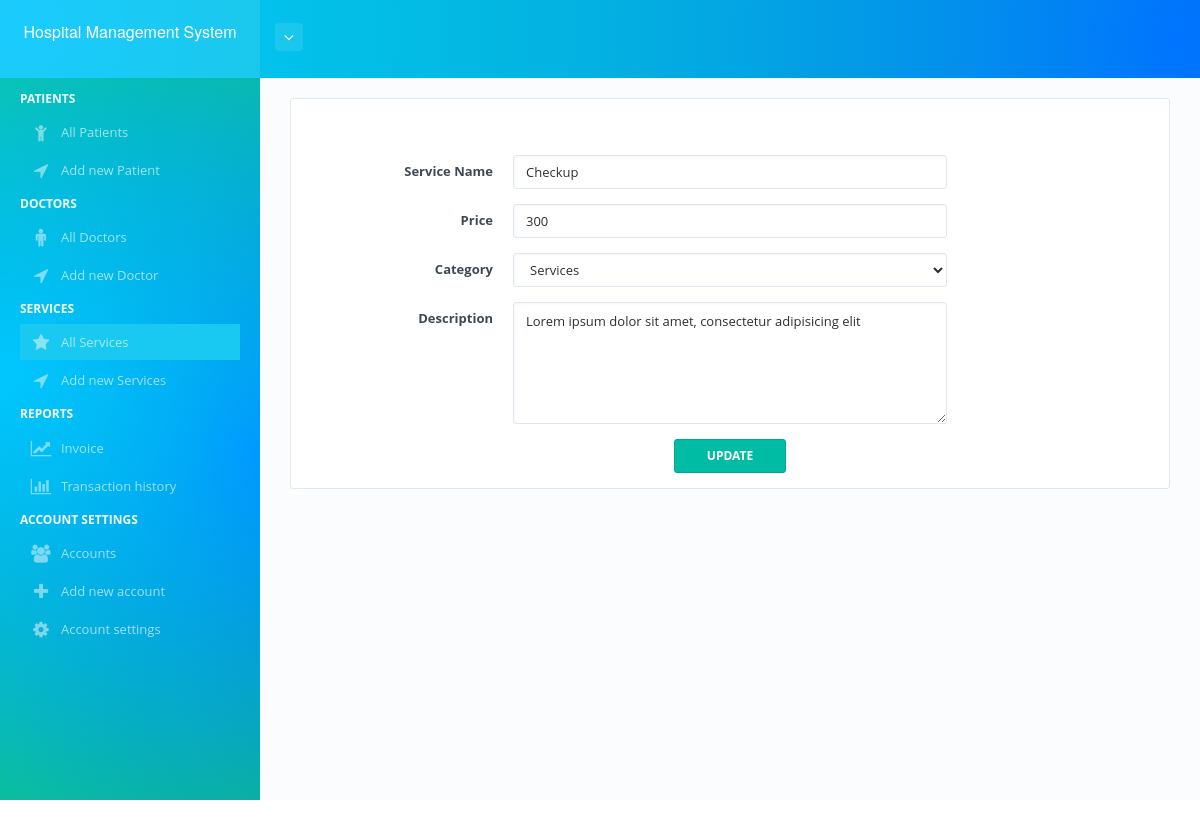
Screenshot of /edit_services.php?5&services_id=1 (signed in) with the database file from the repository.
### tables this page shows
CREATE TABLE `services` (
  `services_id` int(11) NOT NULL PRIMARY KEY AUTO_INCREMENT,
  `name` varchar(225) NOT NULL,
  `category` varchar(225) NOT NULL,
  `description` varchar(225) NOT NULL,
  `price` varchar(225) NOT NULL,
  `status` varchar(225) NOT NULL
);

### php/database.php (called while the page is built, shortened)
<?php
$conn = mysqli_connect("localhost","root","arunaritu","combine2");
$s = "SELECT * FROM ";
$w = " WHERE ";
function get($col,$sql){
	global $conn;
	$q = $conn->query($sql);
	$n = mysqli_num_rows($q);
	if($n<=0){
		return 0;
	} else {
		while($r = mysqli_fetch_array($q)){
			return $r[$col];
		}
	}
}

### edit_services.php (the view, shortened to what this page needs)
<?php
    require_once 'bones/a_assets.php';
    require_once 'bones/a_header.php';
?>
    <div id="page-content-wrapper">
        <div id="page-content">
            <div class="container">
                <div class="row">
                    <div class="col-md-12">
                        <div class="dashboard-box dashboard-box-chart bg-white content-box">
                            <br><br><br>
                            <form action="edit_services.php?5&services_id=<?php echo $services_id = $_GET['services_id']; ?>" method="post" class="form-horizontal" enctype="multipart/form-data">
                                <div class="form-group">
                                    <label class="col-sm-3 control-label">Service Name</label>
                                    <div class="col-sm-6">
                                        <input type="text" class="form-control" name="name" placeholder="Service Name" value="<?php echo get("name","$s services $w services_id='".$_GET['services_id']."'"); ?>" required>
                                    </div>
                                </div>
                                <div class="form-group">
                                    <label class="col-sm-3 control-label">Price</label>
                                    <div class="col-sm-6">
                                        <input type="number" class="form-control" name="price" placeholder="Service price per use/consume" value="<?php echo get("price","$s services $w services_id='".$_GET['services_id']."'"); ?>"  required>
                                    </div>
                                </div>
                                <div class="form-group">
                                    <label class="col-sm-3 control-label">Category</label>
                                    <div class="col-sm-6">
                                        <select class="form-control" name="category" required>
                                            <option value="<?php echo get("category","$s services $w services_id='".$_GET['services_id']."'"); ?>"><?php echo get("category","$s services $w services_id='".$_GET['services_id']."'"); ?></option>
                                        </select>
                                    </div>
                                </div>
                                <div class="form-group">
                                    <label class="col-sm-3 control-label">Description</label>
                                    <div class="col-sm-6">
                                        <textarea type="text" rows="5" class="form-control" name="description" placeholder="Description"  required><?php echo get("description","$s services $w services_id='".$_GET['services_id']."'"); ?></textarea>
                                    </div>
                                </div>
                                <div class="form-group">
                                    <button class="btn btn-alt btn-hover btn-primary" name="update_services">
                                        <span>Update</span>
                                    </button>
                                </div>
                            </form>
                </div>
            </div>
        </div>
    </div>
<?php require_once "bones/a_footer.php"; ?>

### rows the page displays
services: name "Checkup", price "300", category "Services", description "Lorem ipsum dolor sit amet, consectetur adipisicing elit"
